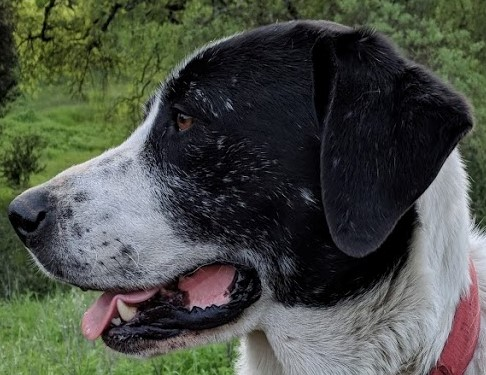
#> input picture DATA/sammy_face.jpg, 486 x 375 px
$ jupyter execute 'Object Detection - Edge Detection.ipynb'   (shell and % lines are left out)
#> lines starting #> are read from the running program, lines starting #| are printed output that depends on the picture; after the words box and inside, x2 and y2 are one past the last pixel; in counts of white or black regions, pixels touching at a corner belong together
[cell 1]
import cv2
import matplotlib.pyplot as plt
import numpy as np

[cell 2]
img = cv2.imread('../DATA/sammy_face.jpg')
#> img is the input picture: shape (375, 486, 3); mean B, G, R 70, 78.7, 74.2
plt.imshow(img)

[cell 3]
edges = cv2.Canny(image=img, threshold1=127, threshold2=127)
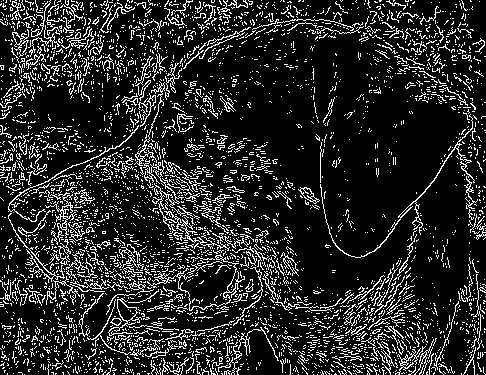
#> edges: shape (375, 486); 15.6% white in thin lines or dots
plt.imshow(edges)

[cell 4]
edges = cv2.Canny(image=img, threshold1=0, threshold2=255)
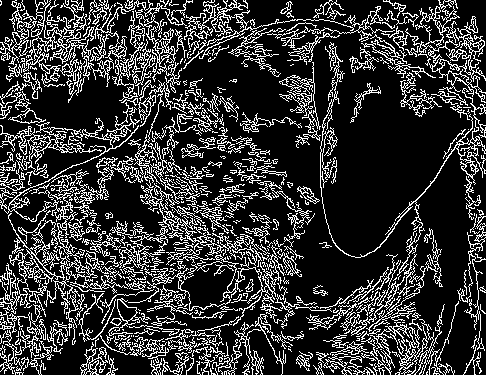
#> edges: shape (375, 486); 21% white in thin lines or dots
plt.imshow(edges)

[cell 5]
med_val = np.median(img)
#> med_val = 64

med_val
#> Out = 64

[cell 6]
lower = int(max(0, 0.7*med_val))
#> lower = 44
upper = int(min(255,1.3 * med_val))
#> upper = 83

[cell 7]
edges = cv2.Canny(image=img, threshold1=lower, threshold2=upper)
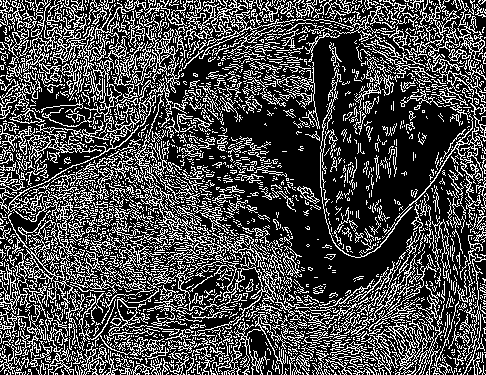
#> edges: shape (375, 486); 28.7% white in thin lines or dots
plt.imshow(edges)

[cell 8]
blurred_img = cv2.blur(img,ksize=(5,5))
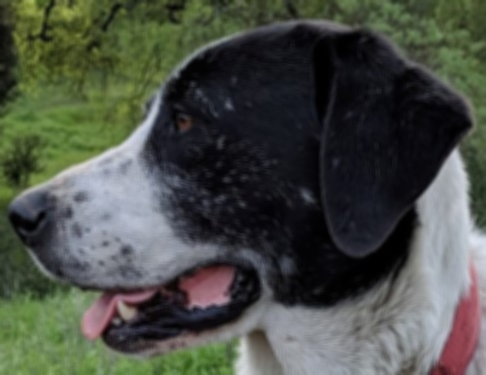
#> blurred_img: shape (375, 486, 3); mean B, G, R 70, 78.7, 74.2
edges = cv2.Canny(image=blurred_img, threshold1=100, threshold2=200)
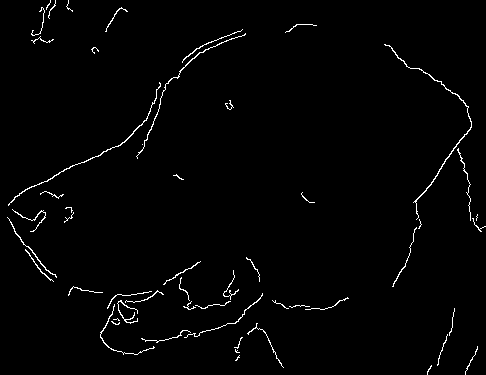
#> edges: shape (375, 486); 1.6% white in thin lines or dots
plt.imshow(edges)

$ run again, with DATA/Denis_Mukwege.jpg copied over DATA/sammy_face.jpg
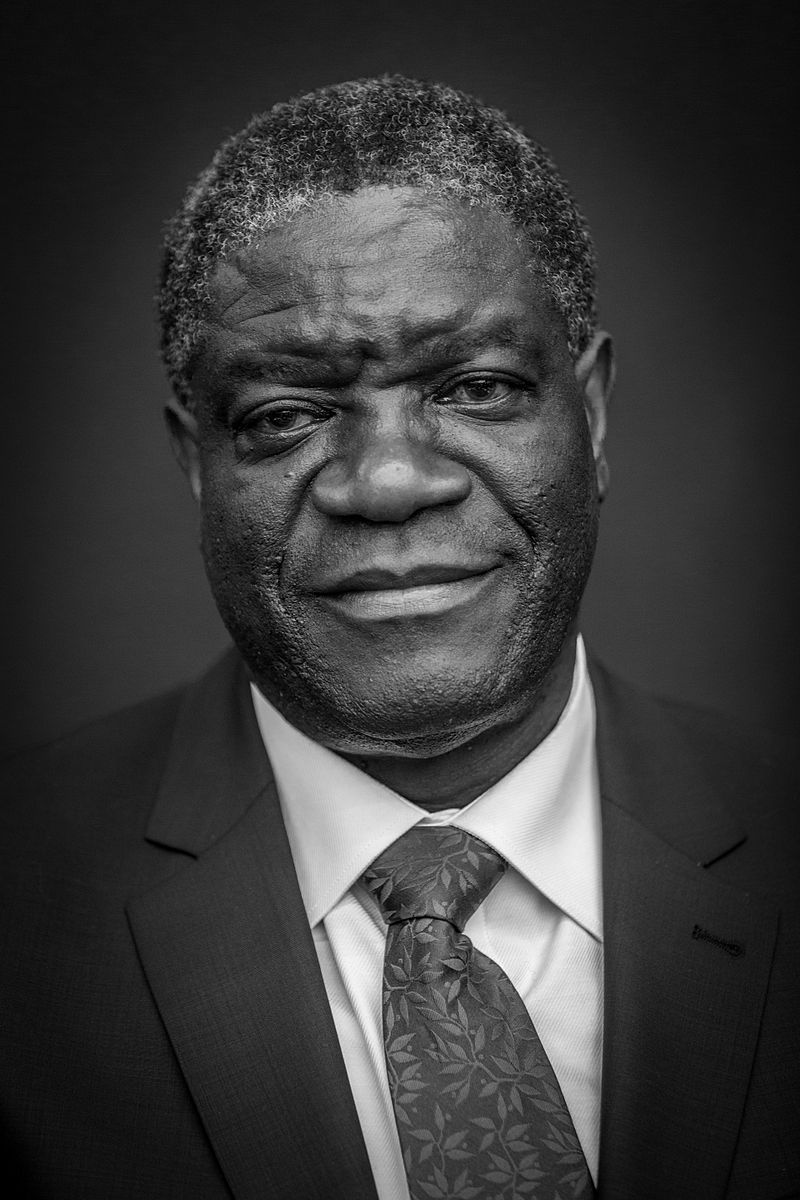
#> input picture DATA/Denis_Mukwege.jpg, 800 x 1200 px
#> img is the input picture: shape (1200, 800, 3); min 0, max 255, mean 58.8
#> `edges = cv2.Canny(image=img, threshold1=0, threshold2=255)`:
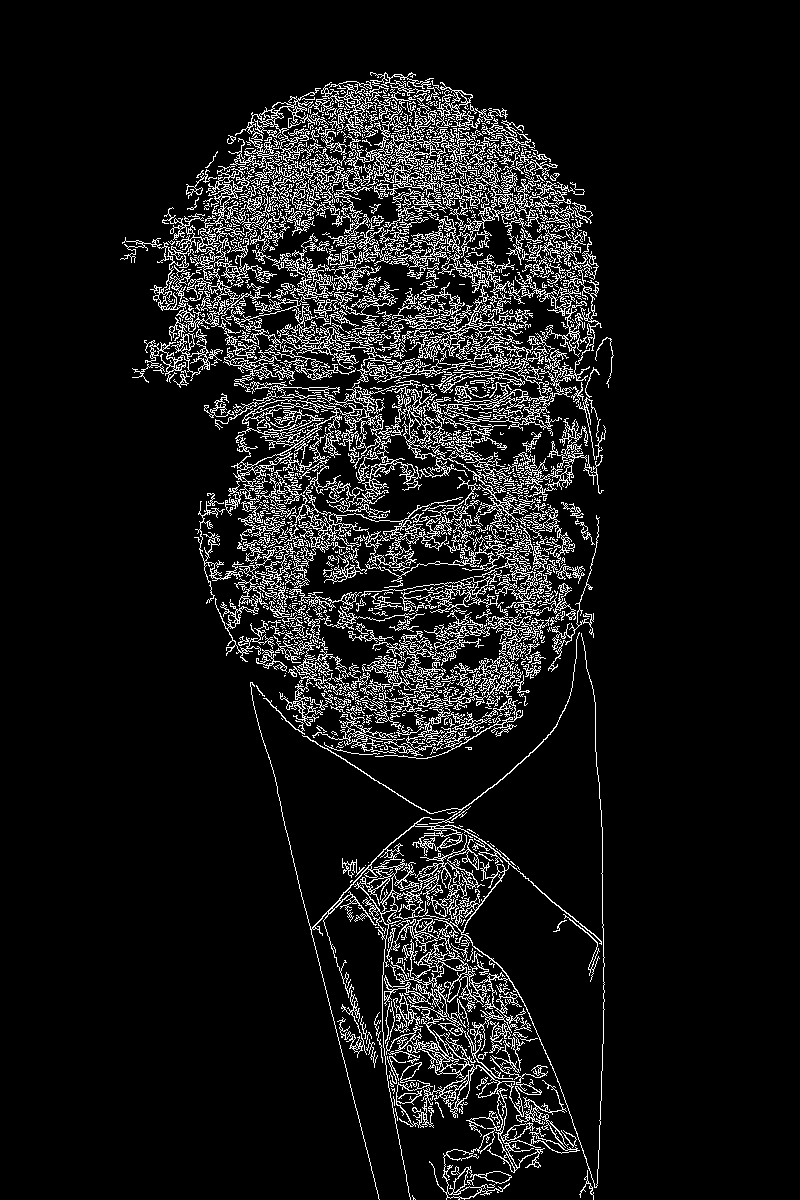
#> edges: shape (1200, 800); 9.1% white in thin lines or dots, all inside (x1, y1, x2, y2) = (120, 72, 614, 1200)
#> med_val = 43
#> lower = 30
#> upper = 55
#> `edges = cv2.Canny(image=blurred_img, threshold1=100, threshold2=200)`:
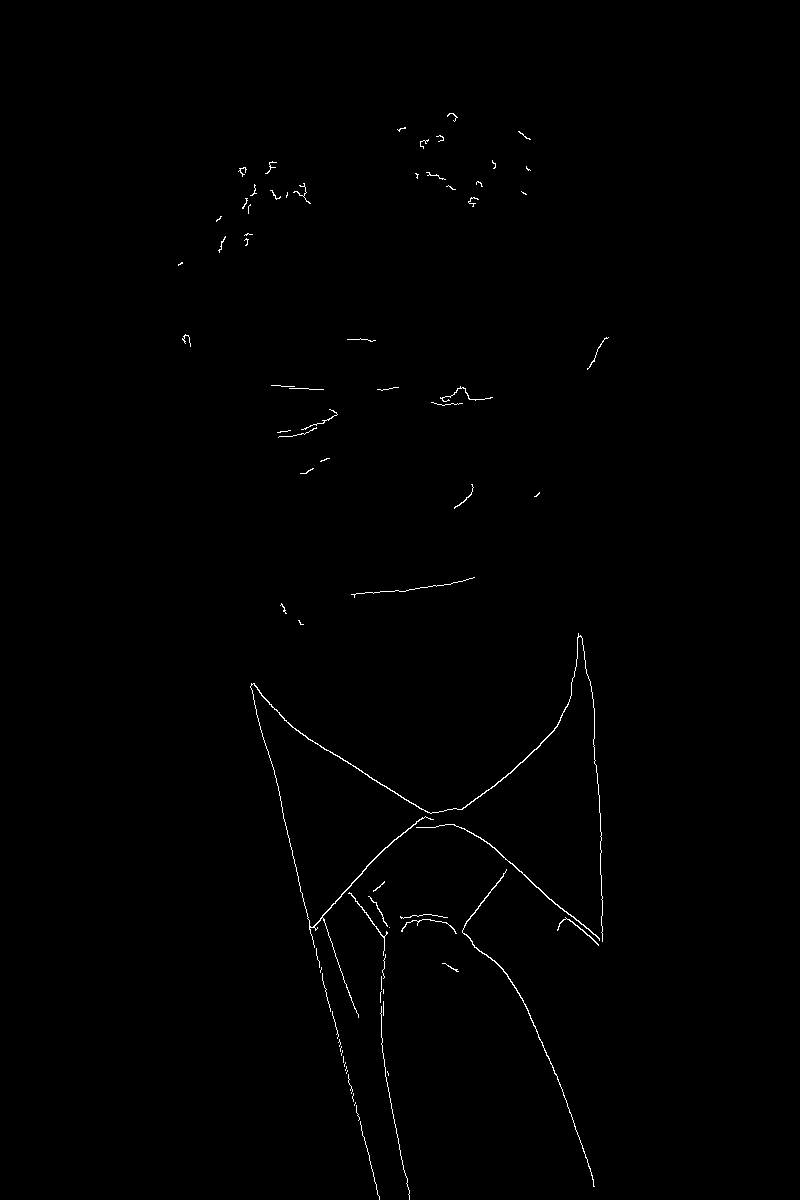
#> edges: shape (1200, 800); 0.46% white in thin lines or dots, all inside (x1, y1, x2, y2) = (178, 113, 609, 1200)

$ run again, with DATA/Nadia_Murad.jpg copied over DATA/sammy_face.jpg
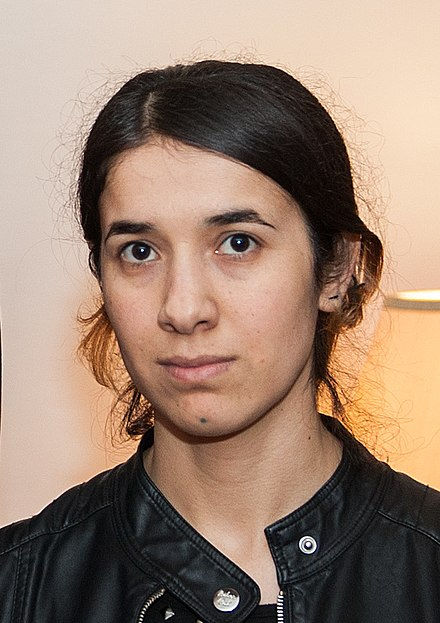
#> input picture DATA/Nadia_Murad.jpg, 440 x 623 px
#> img is the input picture: shape (623, 440, 3); mean B, G, R 112.7, 129.2, 153.8
#> `edges = cv2.Canny(image=img, threshold1=0, threshold2=255)`:
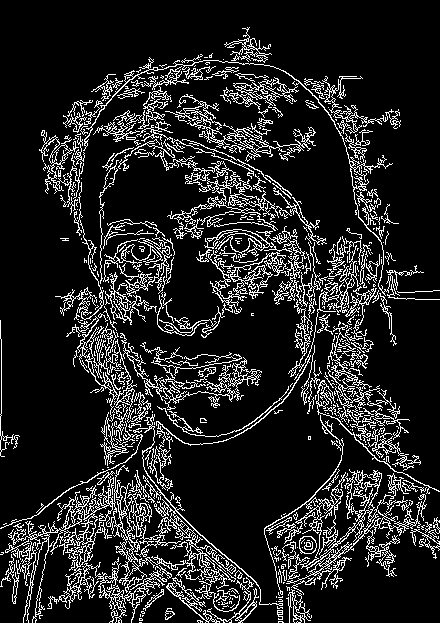
#> edges: shape (623, 440); 13.8% white in thin lines or dots
#> med_val = 151
#> lower = 105
#> upper = 196
#> `edges = cv2.Canny(image=blurred_img, threshold1=100, threshold2=200)`:
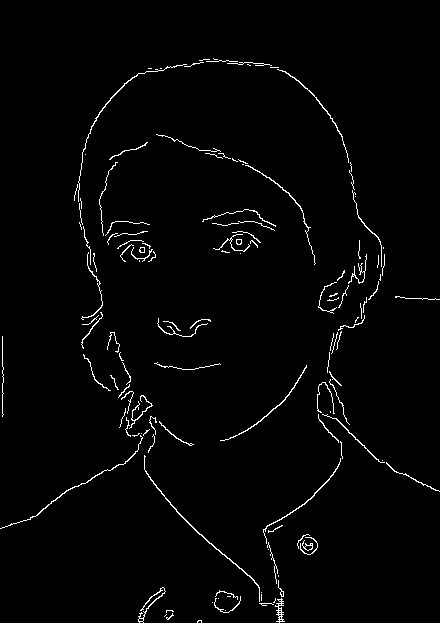
#> edges: shape (623, 440); 1.9% white in thin lines or dots
